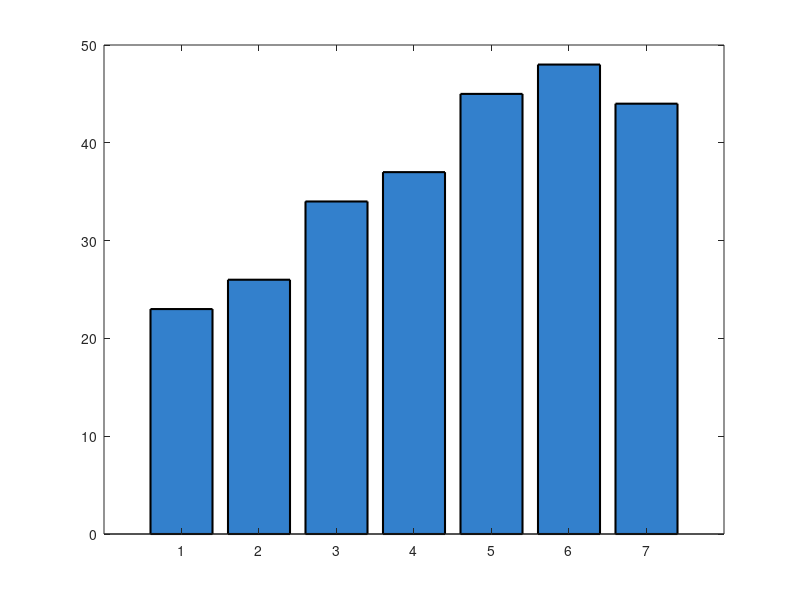

MATLAB code for this plot: (Note: this script raises an error after producing the figure.)
% ===================================================== 
%  UTS Matematika Sains Data — Semester Genap 2025/2026 
%  Soal 1 — Eksplorasi 
%  --------------------------------------------------- 
%  Nama  : Ziohamdan Putra Yudhana
%  NIM   : 2510514012
%  Parameter: N=12, a=1, b=2, K=4, theta0=40, alpha=0.003 
%  Tanggal: <2026-04-28> 
% ===================================================== 
  
clc; clear; close all; 
  
% Parameter personalisasi 
N = 12;  a = 1;  b = 2;  K = 4; 
theta0 = 40;  % derajat 
alpha_lr = 0.003; 

% Hitung data toko
for i = 1:7
    D(i) = 20 + (K*i) + mod((a*i), 7) - mod((b*i), 5);
end

% Mean untuk garis rata-rata
mean_D = mean(D);

% Membuat figure
figure('Position', [100 100 800 500], 'Color', 'w');

% Diagram batang
bar(D, 'FaceColor', [0.2 0.5 0.8], 'EdgeColor', 'k', 'LineWidth', 1.5);
hold on;

% Garis rata-rata horizontal
yline(mean_D, 'r--', 'LineWidth', 2.5);

% Menambahkan nilai di atas batang
for i = 1:7
    text(i, D(i) + 1, num2str(D(i)), ...
        'HorizontalAlignment', 'center', ...
        'FontSize', 11, 'FontWeight', 'bold');
end

% Label sumbu
xlabel('Toko ke-', 'FontSize', 13, 'FontWeight', 'bold');
ylabel('Penjualan (juta rupiah)', 'FontSize', 13, 'FontWeight', 'bold');

% Judul dengan NIM
title(sprintf('Penjualan per Toko - NIM 2510514012'), ...
    'FontSize', 14, 'FontWeight', 'bold');

% Legend
legend('Penjualan', sprintf('Rata-rata = %.2f', mean_D), ...
    'Location', 'best', 'FontSize', 11);

% Grid
grid on;
set(gca, 'GridAlpha', 0.3);

% Sumbu x
set(gca, 'XTick', 1:7);
set(gca, 'XTickLabel', {'1', '2', '3', '4', '5', '6', '7'});

% Batas sumbu
ylim([0, 55]);

hold off;

% Simpan sebagai PNG
saveas(gcf, 'Soal1c_DiagramBatang_NIM_2510514012.png');
fprintf('Diagram batang telah disimpan sebagai: Soal1c_DiagramBatang_NIM_2510514012.png\n');
